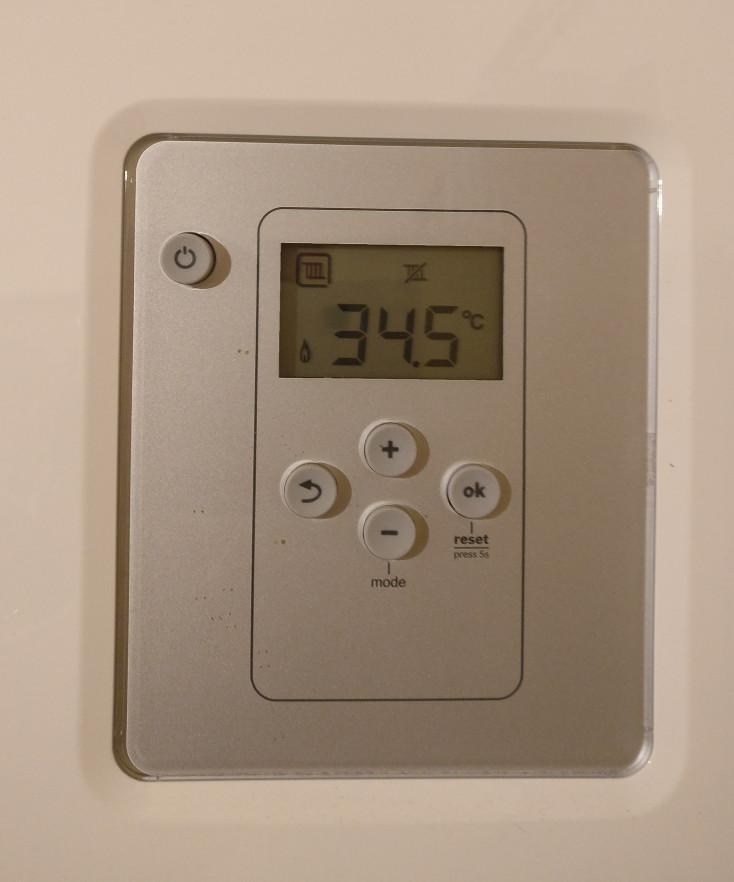
#> input picture 20210701 AX75_White/solution1/pitrain.jpg, 734 x 882 px, found by its file name
$ python recog.py
#> lines starting #> are read from the running program, lines starting #| are printed output that depends on the picture; after the words box and inside, x2 and y2 are one past the last pixel; in counts of white or black regions, pixels touching at a corner belong together
"""
link: https://stackoverflow.com/questions/9413216/simple-digit-recognition-ocr-in-opencv-python
"""

import sys

import numpy as np
import cv2

path = r'C:\Users\Aurora_Boreas\Desktop\opencv_grandmaster\20210701 AX75_White\solution1\pitrain.jpg'
im = cv2.imread(path)
#> im is the input picture: shape (882, 734, 3); mean B, G, R 129, 147.5, 166.8
# im3 = im.copy()

gray = cv2.cvtColor(im,cv2.COLOR_BGR2GRAY)
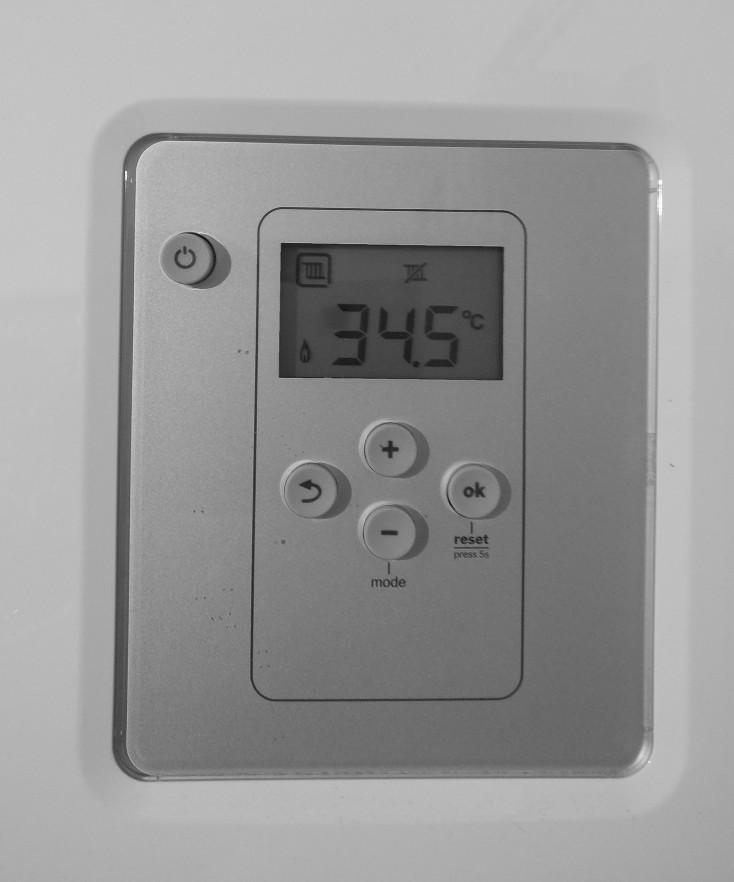
#> gray: shape (882, 734); min 9, max 253, mean 151.1
blur = cv2.GaussianBlur(gray,(5,5),0)
thresh = cv2.adaptiveThreshold(blur,255,1,1,11,2)
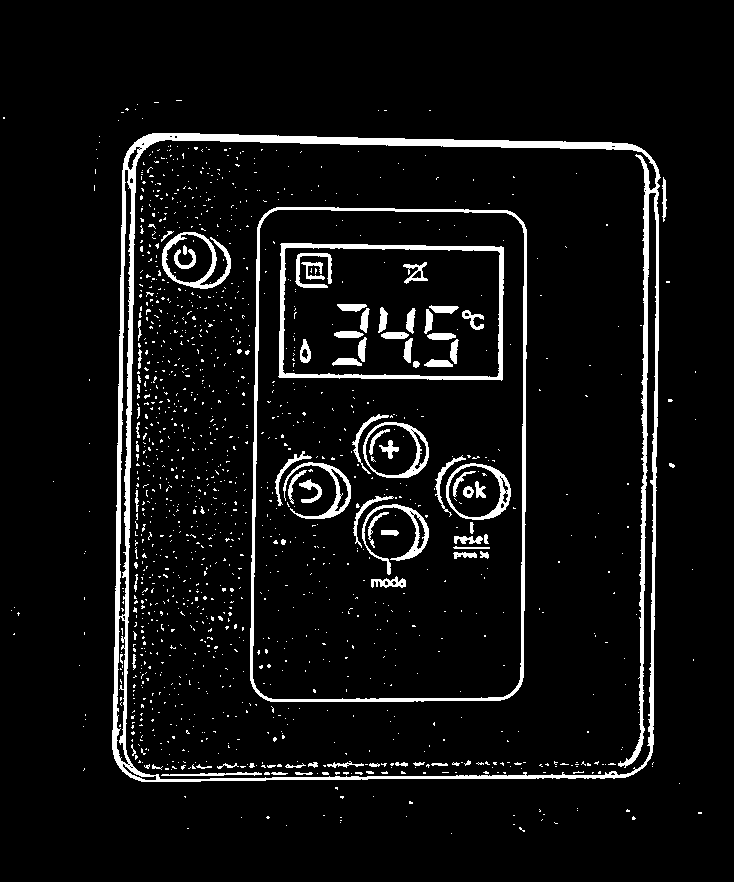
#> thresh: shape (882, 734); 6.3% white; 1387 white regions (1306 under 20 px)

#################      Now finding Contours         ###################

contours,hierarchy = cv2.findContours(thresh,cv2.RETR_LIST, cv2.CHAIN_APPROX_SIMPLE)
#> contours = 1451 contours, 1367 with area under 20; largest, box (x1, y1, x2, y2) and area: (112, 133, 661, 782) 343842, (125, 139, 657, 780) 327626, (250, 207, 527, 702) 133034, (252, 209, 525, 700) 129606, (278, 243, 504, 381) 29626

samples =  np.empty((0,100))
responses = []
keys = [i for i in range(48,58)]

for cnt in contours:
    if cv2.contourArea(cnt)>50:
        [x,y,w,h] = cv2.boundingRect(cnt)

        if  h>28:
            cv2.rectangle(im,(x,y),(x+w,y+h),(0,0,255),2)
            roi = thresh[y:y+h,x:x+w]
            roismall = cv2.resize(roi,(10,10))
            cv2.imshow('norm',im)
            key = cv2.waitKey(0) & 0xFF

            if key == 27:  # (escape to quit)
                sys.exit()
#> (the program exits here)
